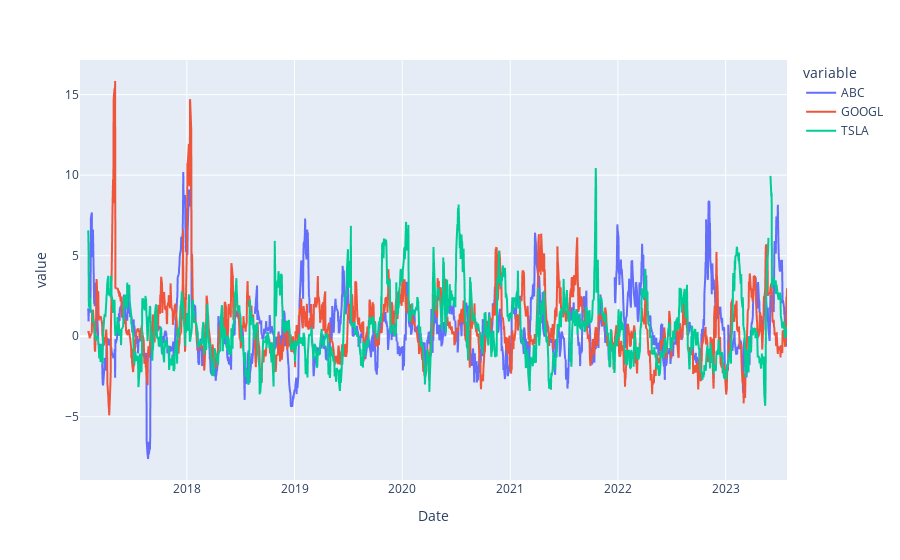

Source (notebook cell):
### Code cell
sortino_ratio.plot()

### Figure 1 — Plotly figure (JSON) as saved in the notebook; plotly's stock layout.template omitted (floating-point values rounded to 4 significant figures; data arrays with more than 128 entries replaced by an {"elided": "..."} marker saying what was removed)
{"data": [{"hovertemplate": "variable=ABC<br>Date=%{x}<br>value=%{y}<extra></extra>", "legendgroup": "ABC", "line": {"color": "#636efa", "dash": "solid"}, "marker": {"symbol": "circle"}, "mode": "lines", "name": "ABC", "showlegend": true, "type": "scattergl", "x": {"elided": "1652 str values"}, "xaxis": "x", "y": {"elided": "1652 float values"}, "yaxis": "y"}, {"hovertemplate": "variable=GOOGL<br>Date=%{x}<br>value=%{y}<extra></extra>", "legendgroup": "GOOGL", "line": {"color": "#EF553B", "dash": "solid"}, "marker": {"symbol": "circle"}, "mode": "lines", "name": "GOOGL", "showlegend": true, "type": "scattergl", "x": {"elided": "1652 str values"}, "xaxis": "x", "y": {"elided": "1652 float values"}, "yaxis": "y"}, {"hovertemplate": "variable=TSLA<br>Date=%{x}<br>value=%{y}<extra></extra>", "legendgroup": "TSLA", "line": {"color": "#00cc96", "dash": "solid"}, "marker": {"symbol": "circle"}, "mode": "lines", "name": "TSLA", "showlegend": true, "type": "scattergl", "x": {"elided": "1652 str values"}, "xaxis": "x", "y": {"elided": "1652 float values"}, "yaxis": "y"}], "layout": {"legend": {"title": {"text": "variable"}, "tracegroupgap": 0}, "margin": {"t": 60}, "xaxis": {"anchor": "y", "domain": [0, 1], "title": {"text": "Date"}}, "yaxis": {"anchor": "x", "domain": [0, 1], "title": {"text": "value"}}}}
